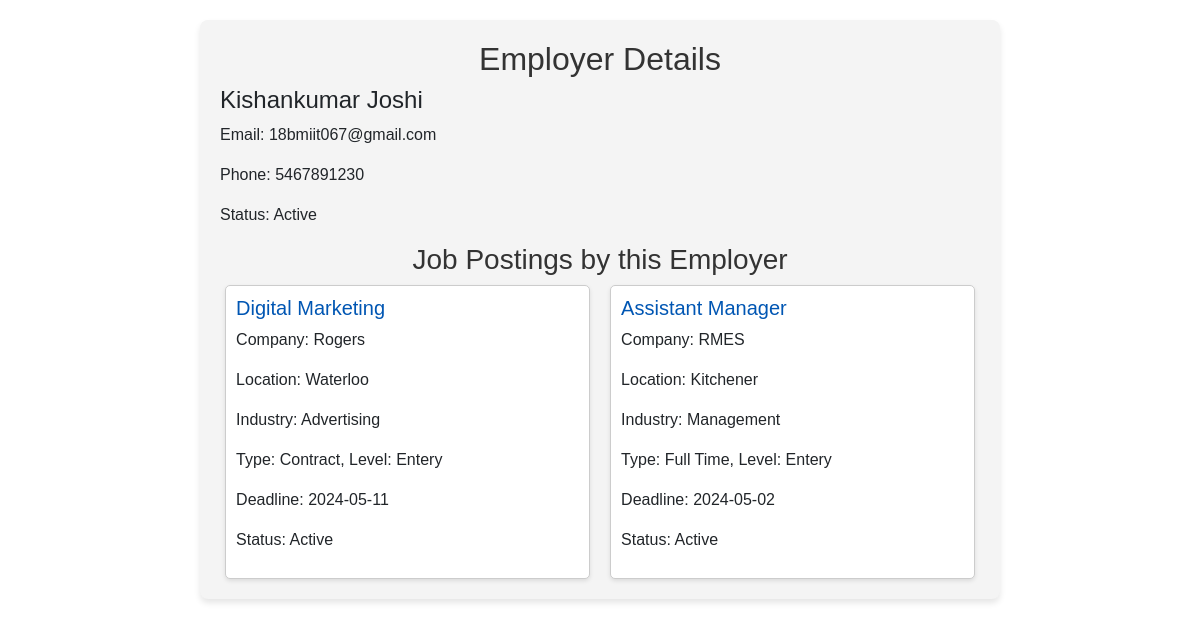
/Admin/viewemployer.php?user_id=24, run on the app's committed database.
### tables this page shows
CREATE TABLE `tbl_jobs` (
  `Job_id` int(11) NOT NULL,
  `Company` varchar(50) NOT NULL,
  `Logo` varchar(255) NOT NULL,
  `Title` varchar(50) NOT NULL,
  `Description` varchar(250) NOT NULL,
  `Location` varchar(250) NOT NULL,
  `Salary` float NOT NULL,
  `Industry` varchar(50) NOT NULL,
  `Job_type` varchar(50) NOT NULL,
  `Job_level` varchar(50) NOT NULL,
  `Experience` int(11) NOT NULL,
  `Deadline` date NOT NULL,
  `Posted_at` date NOT NULL,
  `User_id` int(11) NOT NULL,
  `Status` int(11) NOT NULL
);

### Admin/viewemployer.php (the view, shortened to what this page needs)
<?php
require '../include/config.php';
$user_id = isset($_GET['user_id']) ? intval($_GET['user_id']) : 0;
$sql = "SELECT u.User_id, u.First_Name, u.Last_Name, u.Email, u.Phone, u.User, u.Status,
               j.Job_id, j.Company, j.Title, j.Description, j.Location, j.Salary, j.Industry, j.Job_type, j.Job_level, j.Experience, j.Deadline, j.Posted_at, j.Status AS JobStatus
        FROM tbl_users u
        LEFT JOIN tbl_jobs j ON u.User_id = j.User_id
        WHERE u.User_id = ? AND u.User = 'employer'";
$stmt = $dbconnection->prepare($sql);
$stmt->bind_param("i", $user_id);
$stmt->execute();
$result = $stmt->get_result();
$employerDetails = null;
$jobs = [];
if ($result->num_rows > 0) {
    while($row = $result->fetch_assoc()) {
        if (!$employerDetails) {
            $employerDetails = [
                'User_id' => $row['User_id'],
                'First_Name' => $row['First_Name'],
                'Last_Name' => $row['Last_Name'],
                'Email' => $row['Email'],
                'Phone' => $row['Phone'],
                'Status' => $row['Status']
            ];
        }
        if ($row['Job_id']) {
            $jobs[] = $row;
        }
    }
} else {
    echo "<p>No details available for this employer.</p>";
    exit;
}
?>
<!DOCTYPE html>
<html lang="en">
<head>
    <link rel="stylesheet" href="https://stackpath.bootstrapcdn.com/bootstrap/4.5.2/css/bootstrap.min.css">
</head>
<body>
<div class="container">
    <?php if ($employerDetails): ?>
    <h2>Employer Details</h2>
    <div>
        <h4><?php echo htmlspecialchars($employerDetails['First_Name']) . ' ' . htmlspecialchars($employerDetails['Last_Name']); ?></h4>
        <p>Email: <?php echo htmlspecialchars($employerDetails['Email']); ?></p>
        <p>Phone: <?php echo htmlspecialchars($employerDetails['Phone']); ?></p>
        <p>Status: <?php echo $employerDetails['Status'] ? 'Active' : 'Inactive'; ?></p>
    </div>
    <?php endif; ?>
    <?php if (!empty($jobs)): ?>
    <h3>Job Postings by this Employer</h3>
    <div class="job-posts">
        <?php foreach ($jobs as $job): ?>
            <div class="job-card">
                <h5><?php echo htmlspecialchars($job['Title']); ?></h5>
                <p>Company: <?php echo htmlspecialchars($job['Company']); ?></p>
                <p>Location: <?php echo htmlspecialchars($job['Location']); ?></p>
                <p>Industry: <?php echo htmlspecialchars($job['Industry']); ?></p>
                <p>Type: <?php echo htmlspecialchars($job['Job_type']); ?>, Level: <?php echo htmlspecialchars($job['Job_level']); ?></p>
                <p>Deadline: <?php echo htmlspecialchars($job['Deadline']); ?></p>
                <p>Status: <?php echo $job['JobStatus'] ? 'Active' : 'Inactive'; ?></p>
            </div>
        <?php endforeach; ?>
    </div>
    <?php endif; ?>
</div>
</body>
</html>

### Admin/viewemployer.php (style rules this page uses)
body { padding: 20px; font-family: 'Arial', sans-serif; }
.container { max-width: 800px; margin: auto; background-color: #f4f4f4; padding: 20px; border-radius: 8px; box-shadow: 0 4px 6px rgba(0,0,0,0.1); }
h2, h3 { color: #333; text-align: center; }
.job-posts { display: flex; flex-wrap: wrap; justify-content: space-around; gap: 10px; }
.job-card { background-color: #fff; border: 1px solid #ccc; border-radius: 5px; padding: 10px; width: 48%; box-shadow: 0 2px 4px rgba(0,0,0,0.1); }
.job-card h5 { color: #0056b3; }

### data on the page
tbl_jobs: Title "Digital Marketing", Company "Rogers", Location "Waterloo", Industry "Advertising", Job_type "Contract", Job_level "Entery", Deadline "2024-05-11", Status "Active"
tbl_jobs: Title "Assistant Manager", Company "RMES", Location "Kitchener", Industry "Management", Job_type "Full Time", Job_level "Entery", Deadline "2024-05-02", Status "Active"

### other printed values
$employerDetails['First_Name'] "Kishankumar"
$employerDetails['Last_Name'] "Joshi"
$employerDetails['Email'] "18bmiit067@gmail.com"
$employerDetails['Phone'] "5467891230"
